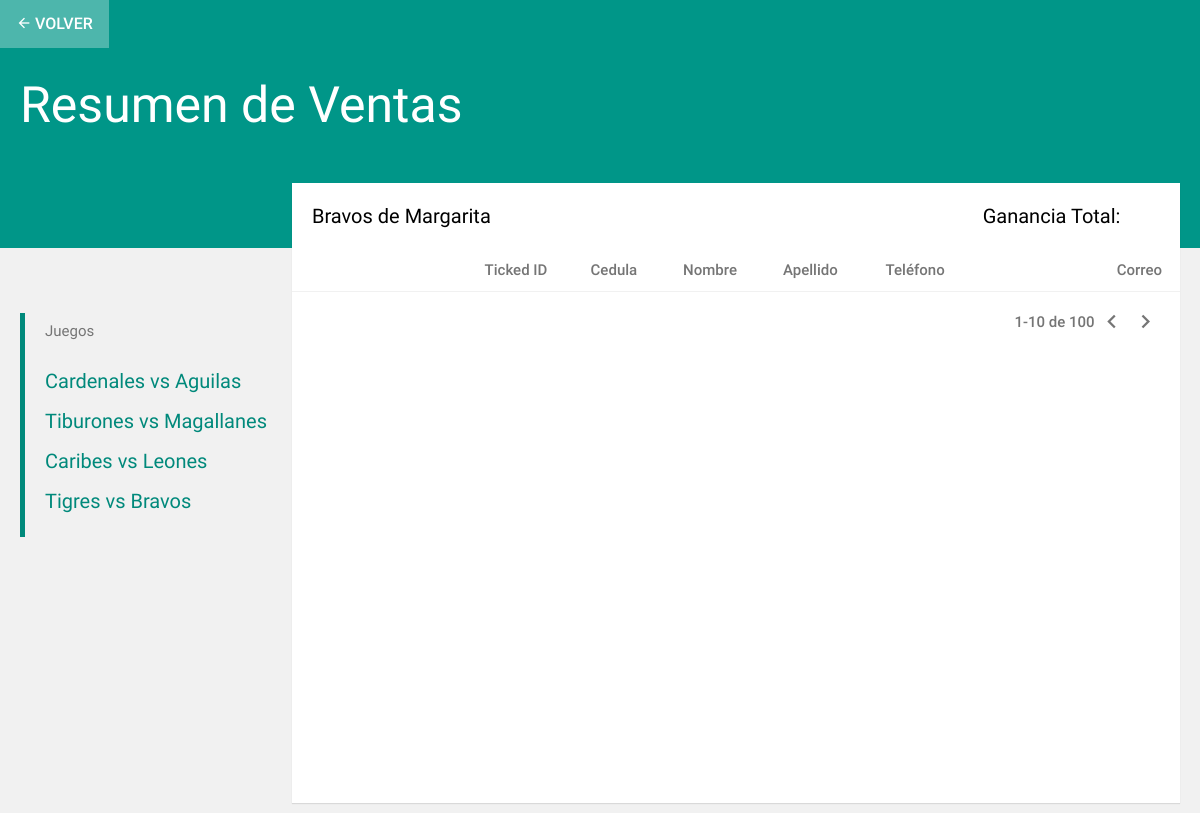
Page /resumen.php?equipo=Bravos de Margarita on the earlier database version.
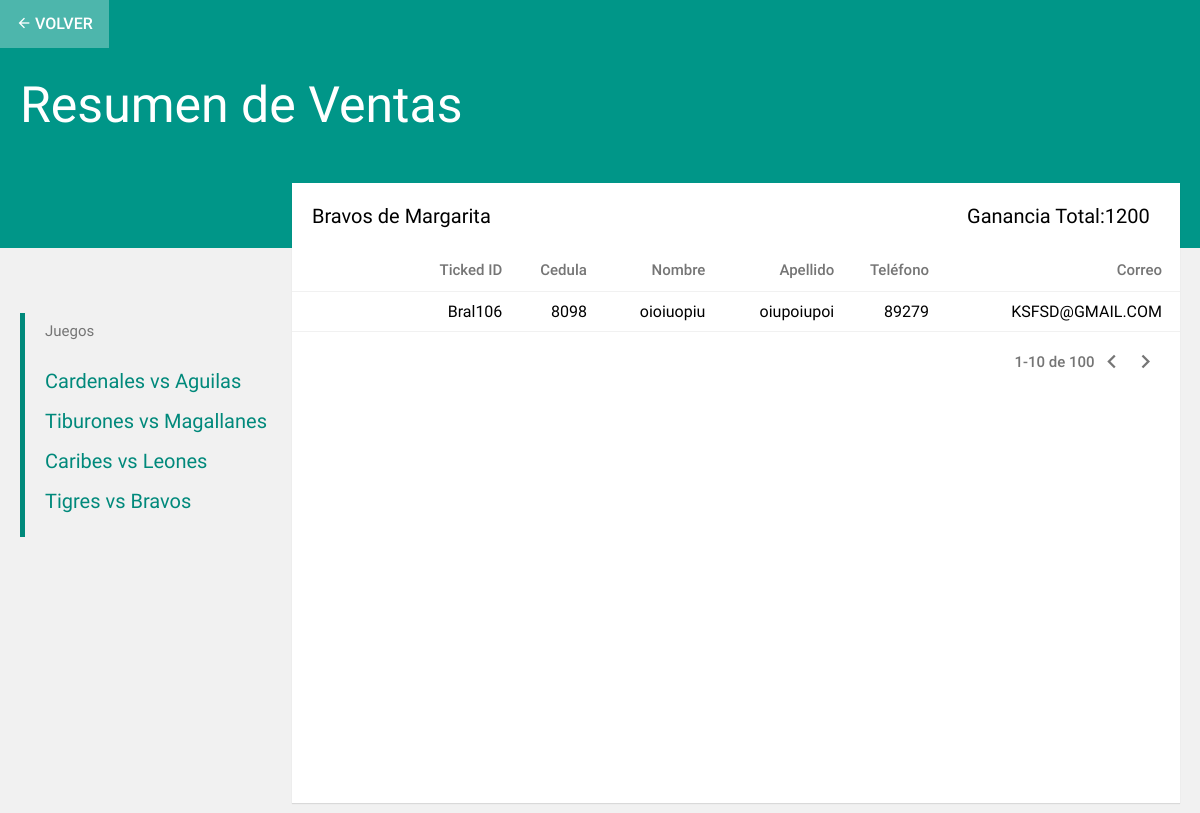
Same page on the later database version.
### tables this page shows
CREATE TABLE IF NOT EXISTS `ticket_prueba` (
  `ticketid` varchar(20) NOT NULL,
  `equipo_1` varchar(30) NOT NULL,
  `equipo_2` varchar(30) NOT NULL,
  `hora` varchar(10) NOT NULL,
  `lugar` varchar(50) NOT NULL,
  `valor` int(10) NOT NULL,
  `zonaElegida` varchar(10) NOT NULL,
  `asientoElegido` varchar(10) NOT NULL,
  `cedula` int(10) NOT NULL,
  `nombre` varchar(30) NOT NULL,
  `apellido` varchar(30) NOT NULL,
  `telefono` int(11) NOT NULL,
  `correo` varchar(50) NOT NULL,
  `confirmado` varchar(3) NOT NULL,
  PRIMARY KEY (`ticketid`)
);

### php/generarResumen.php (the view, shortened to what this page needs)
<?php
include("connection.php");
if (isset($_GET['equipo'])) {
	$sql = "SELECT * FROM ticket_prueba WHERE equipo_1 = '$_GET[equipo]' AND confirmado = 1";
	$result = $mysqli->query($sql);
	while($row = mysqli_fetch_array($result)) {
	echo "<tr '><td>".$row['ticketid']."</td><td>".$row['cedula']."</td><td>".$row['nombre']."</td><td>".$row['apellido']."</td><td>".$row['telefono']."</td><td>".$row['correo']."</td></tr>";
}
}
?>

### resumen.php (shortened to what this page needs)
<!DOCTYPE html>
<html>
<head>
	<link rel="stylesheet" type="text/css" href="css/main.css">
</head>
<body>
	<div class="containerResumen">
	<div class="nav navResumen">
			<ul>
				<li id="volver"><a href="administracion.php"><i class="material-icons">arrow_back</i>Volver</a></li>
			</ul>
	</div>
	<div class="fondoResumen">
		<div class="headerResumen">
			<h1>Resumen de Ventas</h1>
		</div>
		<div class="sideNav">
			<h1>Juegos</h1>
			<ul>
				<li><a href="?equipo=Aguilas del Zulia">Cardenales vs Aguilas</a></li>
				<li><a href="?equipo=Navegantes del Magallanes">Tiburones vs Magallanes</a></li>
				<li><a href="?equipo=Leones del Caracas">Caribes vs Leones</a></li>
				<li><a href="?equipo=Bravos de Margarita">Tigres vs Bravos</a></li>
			</ul>
		</div>
		<div class="contenedorTablaResumen">
			<table class="tablaResumen">
				<tr class="filaNombre">
					<th  class="headerTable" ><p id="nombreJuego"><?php include('php/nombreEquipo.php') ?></p></th>
					<th></th>
					<th></th>
					<th></th>
					<th></th>
					<th  class="headerTable ganancia">Ganancia Total:<?php include('php/totales.php') ?></th>
				</tr>
				<tr class="filaNombre dataTabla">
					<th class="nombreColumna">Ticked ID</th>
					<th class="nombreColumna">Cedula</th>
					<th class="nombreColumna">Nombre</th>
					<th class="nombreColumna">Apellido</th>
					<th class="nombreColumna">Teléfono</th>
					<th class="nombreColumna">Correo</th>
				</tr>
					<?php include('php/generarResumen.php') ?>
				  <tr class="filaNombre">
				  	<th colspan="10" class="nombreColumna controlPagina">
				  		<p>1-10 de 100
					  		<a href=""><i class="material-icons">chevron_left</i></a>
							<a href=""><i class="material-icons">chevron_right</i></a>
						</p>
					</th>
				  </tr>
			</table>
		</div>
	</div>
</div>
</body>
</html>

### php/nombreEquipo.php
<?php
	if (isset($_GET['equipo'])) {
		echo $_GET['equipo'];
	}
 ?>

### php/totales.php (shortened to what this page needs)
<?php
	include('connection.php');
	$sql = "SELECT SUM(`valor`) FROM ticket_prueba WHERE confirmado = 1";
	$result = $mysqli->query($sql);
	while($row = mysqli_fetch_array($result)) {
		echo $row[0];
	}
 ?>

### css/main.css (style rules this page uses)
.material-icons { font-family: 'Material Icons'; font-weight: 400; font-style: normal; display: inline-block; line-height: 1; text-transform: none; letter-spacing: normal; word-wrap: normal; white-space: nowrap; direction: ltr; display: inline-flex; vertical-align: middle; padding-bottom: 3px; margin-right: 3px; -webkit-font-smoothing: antialiased; text-rendering: optimizeLegibility; -moz-osx-font-smoothing: grayscale; font-feature-settings: 'liga'; }
* { font-family: 'Roboto'; }
body { background-color:#f1f1f1; height:100%; width:100%; margin:0; padding:0; }
.nav { width: 100%; margin-top: 0; margin-bottom: 10px; -webkit-box-shadow: 0 1px 1px rgba(0, 0, 0, 0.1); -moz-box-shadow: 0 1px 1px rgba(0, 0, 0, 0.1); box-shadow: 0 1px 1px rgba(0, 0, 0, 0.1); }
.nav ul { list-style-type: none; margin: 0; padding: 0; overflow: hidden; background-color: #009688; }
.nav li { float: left; }
.nav li a { display: block; color: white; text-align: center; font-weight: 500; text-transform: uppercase; padding: 14px 16px; text-decoration: none; }
.tablaLeyenda th, td { border-bottom: solid 1px #f1f1f1; padding-left: 20px; }
.navResumen { margin-bottom: 0px; }
.fondoResumen { color: white; background-color: #009688; height: 200px; overflow: visible; }
.headerResumen { float: left; overflow: hidden; width: 100%; }
.headerResumen h1 { color: #fff; font-size: 50px; font-weight: 400; line-height: 1.5; margin: 0 auto; margin-right: auto; overflow: hidden; white-space: nowrap; margin-left: 20px; margin-top: 20px; }
.sideNav { border-left-color: #00897B; border-left: 5px solid #00897B; float: left; padding-left: 20px; margin-left: 20px; margin-top: 170px; color: #00897B; }
.sideNav h1 { font-size: 15px; line-height: 16px; padding-bottom: 12px; font-weight: 400; color: #757575; }
.sideNav ul { list-style: none; margin-top: 0; padding-left: 0; }
.sideNav li { display:list-item; font-size: 20px; line-height: 40px; }
.sideNav a { color: #00897B; text-decoration: none; }
.contenedorTablaResumen { width: 74%; height: 620px; color: black; background-color: #ffffff; float: right; margin-right: 20px; margin-bottom: 10px; margin-top: 40px; -webkit-box-shadow: 0 1px 1px rgba(0, 0, 0, 0.1); -moz-box-shadow: 0 1px 1px rgba(0, 0, 0, 0.1); box-shadow: 0 1px 1px rgba(0, 0, 0, 0.1); }
.tablaResumen { width: 100%; border-collapse: collapse; border: none; }
.tablaResumen a { text-decoration: none; }
.tablaResumen .headerTable { height: 50px; text-align: left; padding-left: 20px; font-weight: 400; font-size: 20px; }
.tablaResumen .nombreColumna { font-size: 15px; line-height: 16px; font-weight: 500; color: #757575; height: 40px; text-align: right; padding-right: 18px; border-bottom: solid 1px #f1f1f1; }
.ganancia { text-align: right; }
.tablaResumen tr { height: 40px; }
.tablaResumen td { font-size: 16px; font-weight: 400; padding-right: 18px; text-align: right; }
.tablaResumen .controlPagina { border-bottom: none 0; }
.controlPagina a { text-decoration: none; }
.controlPagina i { color: #757575; font-size: 27px; }

Differences in the rows shown:
added ticket_prueba: ticketid "Bral106", cedula "8098", nombre "oioiuopiu", apellido "oiupoiupoi", telefono "89279", correo "KSFSD@GMAIL.COM"
Other differences:
new list line: "1200"
